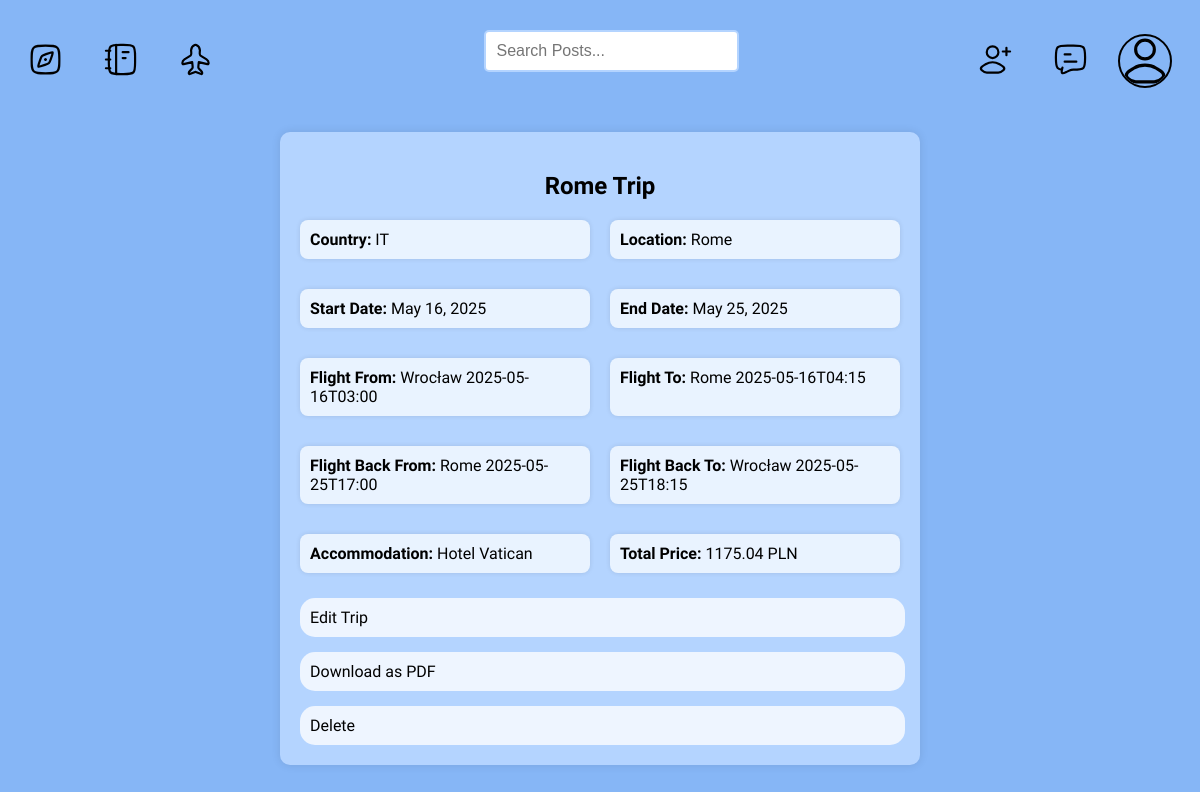
The app's page /trips/2/ (signed in) with its own data.
### base/models.py (models this page shows, shortened)
class User(AbstractUser):
    name = models.CharField(max_length=100, null=True)
    first_name = models.CharField(max_length=100, null=True, blank=True)
    last_name = models.CharField(max_length=100, null=True, blank=True)
    email = models.EmailField(unique=True)
    bio = models.TextField(null=True, blank=True)
    avatar = models.ImageField(null=True, default='user-avatar.svg')
    two_factor_enabled = models.BooleanField(default=False)
    two_factor_secret = models.CharField(max_length=32, blank=True, null=True)
    USERNAME_FIELD = 'email'
    REQUIRED_FIELDS = ['username']

class Trip(models.Model):
    author = models.ForeignKey(User, on_delete=models.CASCADE)
    title = models.CharField(max_length=100)
    country = CountryField()
    location = models.CharField(max_length=100)
    start_date = models.DateField()
    end_date = models.DateField()
    num_days = models.PositiveIntegerField(default=0)
    flight_from = models.CharField(max_length=100, null=True, blank=True)
    flight_from_airport = models.CharField(max_length=100, null=True, blank=True)
    flight_to = models.CharField(max_length=100, null=True, blank=True)
    flight_to_airport = models.CharField(max_length=100, null=True, blank=True)
    flight_back_from = models.CharField(max_length=100, null=True, blank=True)
    flight_back_from_airport = models.CharField(max_length=100, null=True, blank=True)
    flight_back_to = models.CharField(max_length=100, null=True, blank=True)
    flight_back_to_airport = models.CharField(max_length=100, null=True, blank=True)
    flight_price = models.DecimalField(max_digits=10, decimal_places=2, default=0)
    car_time = models.DurationField(null=True, blank=True)
    car_price_per_person = models.DecimalField(max_digits=10, decimal_places=2, default=0)
    accommodation_name = models.CharField(max_length=100)
    accommodation_price = models.DecimalField(max_digits=10, decimal_places=2, default=0)
    transport_type = models.CharField(max_length=100)
    transport_price = models.DecimalField(max_digits=10, decimal_places=2, default=0)
    visa_required = models.BooleanField(default=False)
    visa_price = models.DecimalField(max_digits=10, decimal_places=2, default=0, null=True, blank=True)
    total_price = models.DecimalField(max_digits=15, decimal_places=2, default=0)

### base/views.py (the view)
# urls.py: path('trips/<int:pk>/', views.trip_detail, name='trip_detail'),
@login_required(login_url='login')
def trip_detail(request, pk):
    trip = Trip.objects.get(pk=pk)
    return render(request, 'base/trip_planner/trip_detail.html', {'trip': trip})

### base/templates/base/trip_planner/trip_detail.html
{% extends 'main.html' %}
{% load static %}
{% block content %}
  <div class="form-trip-create-post">
    <h2>{{ trip.title }}</h2>
    <div class="trip-details">
      <div class="trip-detail-item"><strong>Country:</strong> {{ trip.country }}</div>
      <div class="trip-detail-item"><strong>Location:</strong> {{ trip.location }}</div>
      <div class="trip-detail-item"><strong>Start Date:</strong> {{ trip.start_date }}</div>
      <div class="trip-detail-item"><strong>End Date:</strong> {{ trip.end_date }}</div>
      <div class="trip-detail-item"><strong>Flight From:</strong> {{ trip.flight_from_airport }} {{ trip.flight_from }}</div>
      <div class="trip-detail-item"><strong>Flight To:</strong> {{ trip.flight_to_airport }} {{ trip.flight_to }}</div>
      <div class="trip-detail-item"><strong>Flight Back From:</strong> {{ trip.flight_back_from_airport }} {{ trip.flight_back_from }}</div>
      <div class="trip-detail-item"><strong>Flight Back To:</strong> {{ trip.flight_back_to_airport }} {{ trip.flight_back_to }}</div>
      <div class="trip-detail-item"><strong>Accommodation:</strong> {{ trip.accommodation_name }}</div>
      <div class="trip-detail-item"><strong>Total Price:</strong> {{ trip.total_price }} PLN</div>
    </div>
    <a href="{% url 'update_trip' pk=trip.pk %}" class="btn-submit">Edit Trip</a>
    <a href="{% url 'download_trip_pdf' pk=trip.pk %}" class="btn-submit" style="margin-top: 15px;">Download as PDF</a>
    <a href="{% url 'delete_trip' trip.id %}" class="btn-submit" style="margin-top: 15px;">Delete</a>
  </div>
{% endblock %}

### templates/navbar.html (shortened to what this page needs)
{% load static %}
<div class="navbar-container">
    <div style="display: flex; align-items: center;">
        <a href="/" style="margin-right: 20px; margin-left: 10px;">
            <img src="{% static 'images/home.svg' %}" alt="home">
        </a>
        <a href="{% url 'list_trips' %}" style="margin-right: 20px; margin-left: 20px;">
            <img src="{% static 'images/notebook.svg' %}" alt="notebook">
        </a>
        <a href="{% url 'search_flight' %}" style="margin-right: 20px; margin-left: 20px;">
            <img src="{% static 'images/airplane.svg' %}" alt="airplane">
        </a>
    </div>
    {% include 'searchbar.html' %}
    <div class="navbar-container-right">
        <a href="{% url 'search_non_friends' %}" style="margin-right: 20px; margin-left: 20px;">
            <img src="{% static 'images/user-add.svg' %}" alt="user-add">
        </a>
        <a href="{% url 'friend_chats' %}" style="margin-right: 20px; margin-left: 20px;">
            <img src="{% static 'images/chat.svg' %}" alt="chat">
        </a>
        {% if request.user.is_authenticated %}
        <div class="dropdown">
            <div class="navbar-avatar">
                <a href="{% url 'user_profile' request.user.username %}"><img src="{{ request.user.avatar.url }}"/></a>
            </div>
        </div>
        {% else %}
        <div class="login-button">
            <a href="{% url 'login' %}">Login</a>
        </div>
        {% endif %}
    </div>
</div>

### static/styles/main.css (style rules this page uses)
body { background-color: #86B6F6; font-family: 'Source Sans 3', sans-serif; }
html { scrollbar-width: none; -ms-overflow-style: none; }
a { text-decoration: none; color: black; }

### static/styles/form.css (style rules this page uses)
.delete input[type="submit"], .form-register input[type="submit"], .form-login input[type="submit"], .btn-submit { font-family: inherit; font-size: inherit; background-color: #EEF5FF; color: black; border: none; padding: 10px; border-radius: 15px; cursor: pointer; display: block; width: calc(100% - 15px); margin: auto; margin-top: 15px; }

### static/styles/navbar.css (style rules this page uses)
.navbar-container { display: grid; grid-template-columns: 1fr 3fr 1fr; align-items: center; border-radius: 10px; margin: 10px; }
.navbar-container-right { display: flex; margin-left: auto; align-items: center; }
.dropdown { position: relative; display: inline-block; }
.navbar-avatar img { vertical-align: middle; width: 50px; height: 50px; border-radius: 50%; margin-left: 10px; margin-right: 10px; border: 2px solid black; }

### static/styles/trip_planner.css (style rules this page uses)
.form-trip-create-post { background-color: #B4D4FF; padding: 20px; border-radius: 10px; max-width: 600px; margin: 20px auto; box-shadow: 0 0 10px rgba(0, 0, 0, 0.1); }
h2 { text-align: center; margin-bottom: 20px; font-size: 24px; }
.form-trip-create-post { position: relative; }
.trip-details { display: flex; flex-wrap: wrap; gap: 20px; }
.trip-detail-item { flex: 1 1 45%; background-color: #E9F3FF; padding: 10px; border-radius: 8px; box-shadow: 0 0 5px rgba(0, 0, 0, 0.1); margin-bottom: 10px; }

### records on screen
User: user.avatar (picture)
Trip: title "Rome Trip", country "IT", location "Rome", start_date "May 16, 2025", end_date "May 25, 2025", flight_from_airport "Wrocław", flight_from "2025-05-16T03:00", flight_to_airport "Rome", flight_to "2025-05-16T04:15", flight_back_from_airport "Rome", flight_back_from "2025-05-25T17:00", flight_back_to_airport "Wrocław", flight_back_to "2025-05-25T18:15", accommodation_name "Hotel Vatican", total_price "1175.04"
